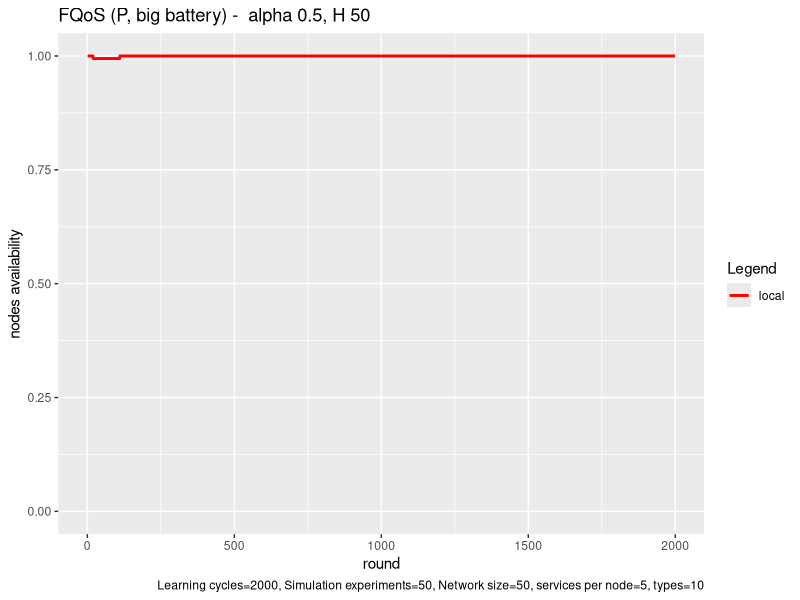

Source code (R):
# execute all lines: ctrl + shift + enter

library(ggplot2)

# set working directory here
setwd(dirname(rstudioapi::getSourceEditorContext()$path))


local <- read.table("exp_assembly_local_energy_template_1675793069336.txt", 
                    header = F,
                    sep = " ",
                    col.names= c("locx","locy")
)


local_x <- local$locx
local_y <- local$locy

head(local)

colors <- c("local"="red")


ggplot(data=local, aes(x=local_x, col = group),) + 
  
  geom_line(aes(y = local_y, color = "local"), size = 1) +

  labs(x = "round",
       y = "nodes availability",
       color = "Legend",
       title = "FQoS (P, big battery) -  alpha 0.5, H 50", 
       caption = "Learning cycles=2000, Simulation experiments=50, Network size=50, services per node=5, types=10") +
  
  scale_color_manual(values = colors)  +
  

  ylim(0,1)
